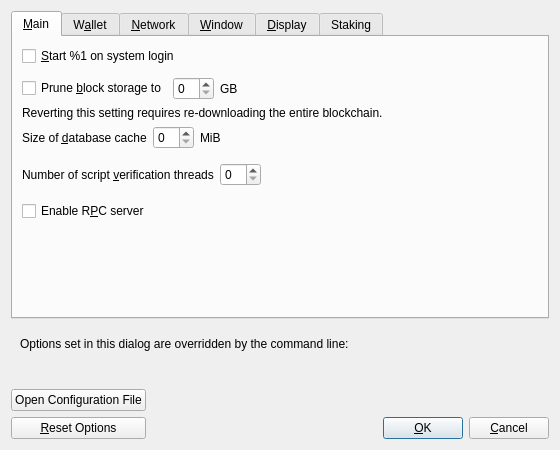
<?xml version="1.0" encoding="UTF-8"?>
<ui version="4.0">
 <class>OptionsDialog</class>
 <widget class="QDialog" name="OptionsDialog">
  <property name="geometry">
   <rect>
    <x>0</x>
    <y>0</y>
    <width>560</width>
    <height>440</height>
   </rect>
  </property>
  <property name="windowTitle">
   <string>Options</string>
  </property>
  <property name="modal">
   <bool>true</bool>
  </property>
  <layout class="QVBoxLayout" name="verticalLayout">
   <item>
    <widget class="QTabWidget" name="tabWidget">
     <property name="currentIndex">
      <number>0</number>
     </property>
     <widget class="QWidget" name="tabMain">
      <attribute name="title">
       <string>&amp;Main</string>
      </attribute>
      <layout class="QVBoxLayout" name="verticalLayout_Main">
       <item>
        <widget class="QCheckBox" name="globeAtStartup">
         <property name="toolTip">
          <string>Automatically start %1 after logging in to the system.</string>
         </property>
         <property name="text">
          <string>&amp;Start %1 on system login</string>
         </property>
        </widget>
       </item>
       <item>
        <spacer name="horizontalSpacer_0_Main">
         <property name="orientation">
          <enum>Qt::Horizontal</enum>
         </property>
         <property name="sizeHint" stdset="0">
          <size>
           <width>40</width>
           <height>5</height>
          </size>
         </property>
        </spacer>
       </item>
       <item>
        <layout class="QHBoxLayout" name="horizontalLayout_Main_Prune">
         <item>
          <widget class="QCheckBox" name="prune">
           <property name="toolTip">
            <string>Enabling pruning significantly reduces the disk space required to store transactions. All blocks are still fully validated. Reverting this setting requires re-downloading the entire blockchain.</string>
           </property>
           <property name="text">
            <string>Prune &amp;block storage to</string>
           </property>
          </widget>
         </item>
         <item>
          <widget class="QSpinBox" name="pruneSize"/>
         </item>
         <item>
          <widget class="QLabel" name="pruneSizeUnitLabel">
           <property name="text">
            <string>GB</string>
           </property>
           <property name="textFormat">
            <enum>Qt::PlainText</enum>
           </property>
          </widget>
         </item>
         <item>
          <spacer name="horizontalSpacer_Main_Prune">
           <property name="orientation">
            <enum>Qt::Horizontal</enum>
           </property>
           <property name="sizeHint" stdset="0">
            <size>
             <width>40</width>
             <height>20</height>
            </size>
           </property>
          </spacer>
         </item>
        </layout>
       </item>
       <item>
        <widget class="QLabel" name="pruneWarning">
         <property name="text">
          <string>Reverting this setting requires re-downloading the entire blockchain.</string>
         </property>
         <property name="textFormat">
          <enum>Qt::PlainText</enum>
         </property>
        </widget>
       </item>
       <item>
        <layout class="QHBoxLayout" name="horizontalLayout_2_Main">
         <item>
          <widget class="QLabel" name="databaseCacheLabel">
           <property name="toolTip">
            <string extracomment="Tooltip text for Options window setting that sets the size of the database cache. Explains the corresponding effects of increasing/decreasing this value.">Maximum database cache size. A larger cache can contribute to faster sync, after which the benefit is less pronounced for most use cases. Lowering the cache size will reduce memory usage. Unused mempool memory is shared for this cache.</string>
           </property>
           <property name="text">
            <string>Size of &amp;database cache</string>
           </property>
           <property name="textFormat">
            <enum>Qt::PlainText</enum>
           </property>
           <property name="buddy">
            <cstring>databaseCache</cstring>
           </property>
          </widget>
         </item>
         <item>
          <widget class="QSpinBox" name="databaseCache"/>
         </item>
         <item>
          <widget class="QLabel" name="databaseCacheUnitLabel">
           <property name="text">
            <string>MiB</string>
           </property>
           <property name="textFormat">
            <enum>Qt::PlainText</enum>
           </property>
          </widget>
         </item>
         <item>
          <spacer name="horizontalSpacer_2_Main">
           <property name="orientation">
            <enum>Qt::Horizontal</enum>
           </property>
           <property name="sizeHint" stdset="0">
            <size>
             <width>40</width>
             <height>20</height>
            </size>
           </property>
          </spacer>
         </item>
        </layout>
       </item>
       <item>
        <layout class="QHBoxLayout" name="horizontalLayout_Main_VerifyLabel">
         <item>
          <widget class="QLabel" name="threadsScriptVerifLabel">
           <property name="toolTip">
            <string extracomment="Tooltip text for Options window setting that sets the number of script verification threads. Explains that negative values mean to leave these many cores free to the system.">Set the number of script verification threads. Negative values correspond to the number of cores you want to leave free to the system.</string>
           </property>
           <property name="text">
            <string>Number of script &amp;verification threads</string>
           </property>
           <property name="textFormat">
            <enum>Qt::PlainText</enum>
           </property>
           <property name="buddy">
            <cstring>threadsScriptVerif</cstring>
           </property>
          </widget>
         </item>
         <item>
          <widget class="QSpinBox" name="threadsScriptVerif">
           <property name="toolTip">
            <string>(0 = auto, &lt;0 = leave that many cores free)</string>
           </property>
          </widget>
         </item>
         <item>
          <spacer name="horizontalSpacer_Main_Threads">
           <property name="orientation">
            <enum>Qt::Horizontal</enum>
           </property>
           <property name="sizeHint" stdset="0">
            <size>
             <width>40</width>
             <height>40</height>
            </size>
           </property>
          </spacer>
         </item>
        </layout>
       </item>
       <item>
        <widget class="QCheckBox" name="enableServer">
         <property name="toolTip">
          <string extracomment="Tooltip text for Options window setting that enables the RPC server.">This allows you or a third party tool to communicate with the node through command-line and JSON-RPC commands.</string>
         </property>
         <property name="text">
          <string extracomment="An Options window setting to enable the RPC server.">Enable R&amp;PC server</string>
         </property>
        </widget>
       </item>
       <item>
        <spacer name="verticalSpacer_Main">
         <property name="orientation">
          <enum>Qt::Vertical</enum>
         </property>
         <property name="sizeHint" stdset="0">
          <size>
           <width>20</width>
           <height>40</height>
          </size>
         </property>
        </spacer>
       </item>
      </layout>
     </widget>
     <widget class="QWidget" name="tabWallet">
      <attribute name="title">
       <string>W&amp;allet</string>
      </attribute>
      <layout class="QVBoxLayout" name="verticalLayout_Wallet">
       <item>
        <widget class="QCheckBox" name="subFeeFromAmount">
         <property name="toolTip">
          <string extracomment="Tooltip text for Options window setting that sets subtracting the fee from a sending amount as default.">Whether to set subtract fee from amount as default or not.</string>
         </property>
         <property name="text">
          <string extracomment="An Options window setting to set subtracting the fee from a sending amount as default.">Subtract &amp;fee from amount by default</string>
         </property>
        </widget>
       </item>
       <item>
        <widget class="QGroupBox" name="groupBox">
         <property name="title">
          <string>Expert</string>
         </property>
         <layout class="QVBoxLayout" name="verticalLayout_2">
          <item>
           <widget class="QCheckBox" name="coinControlFeatures">
            <property name="toolTip">
             <string>Whether to show coin control features or not.</string>
            </property>
            <property name="text">
             <string>Enable coin &amp;control features</string>
            </property>
           </widget>
          </item>
          <item>
           <widget class="QCheckBox" name="spendZeroConfChange">
            <property name="toolTip">
             <string>If you disable the spending of unconfirmed change, the change from a transaction cannot be used until that transaction has at least one confirmation. This also affects how your balance is computed.</string>
            </property>
            <property name="text">
             <string>&amp;Spend unconfirmed change</string>
            </property>
           </widget>
          </item>
          <item>
           <widget class="QCheckBox" name="m_enable_psbt_controls">
            <property name="text">
             <string extracomment="An options window setting to enable PSBT controls.">Enable &amp;PSBT controls</string>
            </property>
            <property name="toolTip">
             <string extracomment="Tooltip text for options window setting that enables PSBT controls.">Whether to show PSBT controls.</string>
            </property>
           </widget>
          </item>
          <item>
           <widget class="QCheckBox" name="showIncomingStakeNotifications">
            <property name="toolTip">
             <string>Display notification dialog for incoming stake transactions.</string>
            </property>
            <property name="text">
             <string>&amp;Show incoming stake notifications</string>
            </property>
           </widget>
          </item>
          <item>
           <widget class="QCheckBox" name="showZeroValueCoinstakes">
            <property name="toolTip">
             <string>Display zero value stake transactions.</string>
            </property>
            <property name="text">
             <string>&amp;Show zero value stakes</string>
            </property>
           </widget>
          </item>
         </layout>
        </widget>
       </item>
       <item>
        <widget class="QGroupBox" name="groupBoxHww">
         <property name="title">
          <string>External Signer (e.g. hardware wallet)</string>
         </property>
         <layout class="QVBoxLayout" name="verticalLayoutHww">
          <item>
           <layout class="QHBoxLayout" name="horizontalLayoutHww">
            <item>
             <widget class="QLabel" name="externalSignerPathLabel">
              <property name="text">
               <string>&amp;External signer script path</string>
              </property>
              <property name="buddy">
               <cstring>externalSignerPath</cstring>
              </property>
             </widget>
            </item>
            <item>
             <widget class="QLineEdit" name="externalSignerPath">
              <property name="toolTip">
               <string>Full path to a Globe Core compatible script (e.g. C:\Downloads\hwi.exe or /Users/you/Downloads/hwi.py). Beware: malware can steal your coins!</string>
              </property>
             </widget>
            </item>
           </layout>
          </item>
         </layout>
        </widget>
       </item>
       <item>
        <spacer name="verticalSpacer_Wallet">
         <property name="orientation">
          <enum>Qt::Vertical</enum>
         </property>
         <property name="sizeHint" stdset="0">
          <size>
           <width>20</width>
           <height>40</height>
          </size>
         </property>
        </spacer>
       </item>
      </layout>
     </widget>
     <widget class="QWidget" name="tabNetwork">
      <attribute name="title">
       <string>&amp;Network</string>
      </attribute>
      <layout class="QVBoxLayout" name="verticalLayout_Network">
       <item>
        <widget class="QCheckBox" name="mapPortUpnp">
         <property name="toolTip">
          <string>Automatically open the Globe client port on the router. This only works when your router supports UPnP and it is enabled.</string>
         </property>
         <property name="text">
          <string>Map port using &amp;UPnP</string>
         </property>
        </widget>
       </item>
       <item>
        <widget class="QCheckBox" name="mapPortNatpmp">
         <property name="toolTip">
          <string>Automatically open the Globe client port on the router. This only works when your router supports NAT-PMP and it is enabled. The external port could be random.</string>
         </property>
         <property name="text">
          <string>Map port using NA&amp;T-PMP</string>
         </property>
        </widget>
       </item>
       <item>
        <widget class="QCheckBox" name="allowIncoming">
         <property name="toolTip">
          <string>Accept connections from outside.</string>
         </property>
         <property name="text">
          <string>Allow incomin&amp;g connections</string>
         </property>
        </widget>
       </item>
       <item>
        <widget class="QCheckBox" name="connectSocks">
         <property name="toolTip">
          <string>Connect to the Globe network through a SOCKS5 proxy.</string>
         </property>
         <property name="text">
          <string>&amp;Connect through SOCKS5 proxy (default proxy):</string>
         </property>
        </widget>
       </item>
       <item>
        <layout class="QHBoxLayout" name="horizontalLayout_1_Network">
         <item>
          <widget class="QLabel" name="proxyIpLabel">
           <property name="text">
            <string>Proxy &amp;IP:</string>
           </property>
           <property name="textFormat">
            <enum>Qt::PlainText</enum>
           </property>
           <property name="buddy">
            <cstring>proxyIp</cstring>
           </property>
          </widget>
         </item>
         <item>
          <widget class="QValidatedLineEdit" name="proxyIp">
           <property name="minimumSize">
            <size>
             <width>140</width>
             <height>0</height>
            </size>
           </property>
           <property name="maximumSize">
            <size>
             <width>140</width>
             <height>16777215</height>
            </size>
           </property>
           <property name="toolTip">
            <string>IP address of the proxy (e.g. IPv4: 127.0.0.1 / IPv6: ::1)</string>
           </property>
          </widget>
         </item>
         <item>
          <widget class="QLabel" name="proxyPortLabel">
           <property name="text">
            <string>&amp;Port:</string>
           </property>
           <property name="textFormat">
            <enum>Qt::PlainText</enum>
           </property>
           <property name="buddy">
            <cstring>proxyPort</cstring>
           </property>
          </widget>
         </item>
         <item>
          <widget class="QLineEdit" name="proxyPort">
           <property name="minimumSize">
            <size>
             <width>55</width>
             <height>0</height>
            </size>
           </property>
           <property name="maximumSize">
            <size>
             <width>55</width>
             <height>16777215</height>
            </size>
           </property>
           <property name="toolTip">
            <string>Port of the proxy (e.g. 9050)</string>
           </property>
          </widget>
         </item>
         <item>
          <spacer name="horizontalSpacer_1_Network">
           <property name="orientation">
            <enum>Qt::Horizontal</enum>
           </property>
           <property name="sizeHint" stdset="0">
            <size>
             <width>40</width>
             <height>20</height>
            </size>
           </property>
          </spacer>
         </item>
        </layout>
       </item>
       <item>
        <layout class="QHBoxLayout" name="horizontalLayout_2_Network">
         <item>
          <widget class="QLabel" name="proxyActiveNets">
           <property name="text">
            <string>Used for reaching peers via:</string>
           </property>
           <property name="textFormat">
            <enum>Qt::PlainText</enum>
           </property>
          </widget>
         </item>
         <item>
          <widget class="QCheckBox" name="proxyReachIPv4">
           <property name="enabled">
            <bool>false</bool>
           </property>
           <property name="toolTip">
            <string>Shows if the supplied default SOCKS5 proxy is used to reach peers via this network type.</string>
           </property>
           <property name="text">
            <string/>
           </property>
          </widget>
         </item>
         <item>
          <widget class="QLabel" name="proxyReachIPv4Label">
           <property name="text">
            <string>IPv4</string>
           </property>
           <property name="textFormat">
            <enum>Qt::PlainText</enum>
           </property>
          </widget>
         </item>
         <item>
          <widget class="QCheckBox" name="proxyReachIPv6">
           <property name="enabled">
            <bool>false</bool>
           </property>
           <property name="toolTip">
            <string>Shows if the supplied default SOCKS5 proxy is used to reach peers via this network type.</string>
           </property>
           <property name="text">
            <string/>
           </property>
          </widget>
         </item>
         <item>
          <widget class="QLabel" name="proxyReachIPv6Label">
           <property name="text">
            <string>IPv6</string>
           </property>
           <property name="textFormat">
            <enum>Qt::PlainText</enum>
           </property>
          </widget>
         </item>
         <item>
          <widget class="QCheckBox" name="proxyReachTor">
           <property name="enabled">
            <bool>false</bool>
           </property>
           <property name="toolTip">
            <string>Shows if the supplied default SOCKS5 proxy is used to reach peers via this network type.</string>
           </property>
           <property name="text">
            <string/>
           </property>
          </widget>
         </item>
         <item>
          <widget class="QLabel" name="proxyReachTorLabel">
           <property name="text">
            <string>Tor</string>
           </property>
           <property name="textFormat">
            <enum>Qt::PlainText</enum>
           </property>
          </widget>
         </item>
         <item>
          <spacer name="horizontalSpacer_2_Network">
           <property name="orientation">
            <enum>Qt::Horizontal</enum>
           </property>
           <property name="sizeHint" stdset="0">
            <size>
             <width>40</width>
             <height>20</height>
            </size>
           </property>
          </spacer>
         </item>
        </layout>
       </item>
       <item>
        <widget class="QCheckBox" name="connectSocksTor">
         <property name="toolTip">
          <string>Connect to the Globe network through a separate SOCKS5 proxy for Tor onion services.</string>
         </property>
         <property name="text">
          <string>Use separate SOCKS&amp;5 proxy to reach peers via Tor onion services:</string>
         </property>
        </widget>
       </item>
       <item>
        <layout class="QHBoxLayout" name="horizontalLayout_3_Network">
         <item>
          <widget class="QLabel" name="proxyIpTorLabel">
           <property name="text">
            <string>Proxy &amp;IP:</string>
           </property>
           <property name="textFormat">
            <enum>Qt::PlainText</enum>
           </property>
           <property name="buddy">
            <cstring>proxyIpTor</cstring>
           </property>
          </widget>
         </item>
         <item>
          <widget class="QValidatedLineEdit" name="proxyIpTor">
           <property name="minimumSize">
            <size>
             <width>140</width>
             <height>0</height>
            </size>
           </property>
           <property name="maximumSize">
            <size>
             <width>140</width>
             <height>16777215</height>
            </size>
           </property>
           <property name="toolTip">
            <string>IP address of the proxy (e.g. IPv4: 127.0.0.1 / IPv6: ::1)</string>
           </property>
          </widget>
         </item>
         <item>
          <widget class="QLabel" name="proxyPortTorLabel">
           <property name="text">
            <string>&amp;Port:</string>
           </property>
           <property name="textFormat">
            <enum>Qt::PlainText</enum>
           </property>
           <property name="buddy">
            <cstring>proxyPortTor</cstring>
           </property>
          </widget>
         </item>
         <item>
          <widget class="QLineEdit" name="proxyPortTor">
           <property name="minimumSize">
            <size>
             <width>55</width>
             <height>0</height>
            </size>
           </property>
           <property name="maximumSize">
            <size>
             <width>55</width>
             <height>16777215</height>
            </size>
           </property>
           <property name="toolTip">
            <string>Port of the proxy (e.g. 9050)</string>
           </property>
          </widget>
         </item>
         <item>
          <spacer name="horizontalSpacer_4_Network">
           <property name="orientation">
            <enum>Qt::Horizontal</enum>
           </property>
           <property name="sizeHint" stdset="0">
            <size>
             <width>40</width>
             <height>20</height>
            </size>
           </property>
          </spacer>
         </item>
        </layout>
       </item>
       <item>
        <spacer name="verticalSpacer_Network">
         <property name="orientation">
          <enum>Qt::Vertical</enum>
         </property>
         <property name="sizeHint" stdset="0">
          <size>
           <width>20</width>
           <height>40</height>
          </size>
         </property>
        </spacer>
       </item>
      </layout>
     </widget>
     <widget class="QWidget" name="tabWindow">
      <attribute name="title">
       <string>&amp;Window</string>
      </attribute>
      <layout class="QVBoxLayout" name="verticalLayout_Window">
       <item>
        <widget class="QCheckBox" name="showTrayIcon">
         <property name="toolTip">
          <string>Show the icon in the system tray.</string>
         </property>
         <property name="text">
          <string>&amp;Show tray icon</string>
         </property>
         <property name="checked">
          <bool>true</bool>
         </property>
        </widget>
       </item>
       <item>
        <widget class="QCheckBox" name="minimizeToTray">
         <property name="toolTip">
          <string>Show only a tray icon after minimizing the window.</string>
         </property>
         <property name="text">
          <string>&amp;Minimize to the tray instead of the taskbar</string>
         </property>
        </widget>
       </item>
       <item>
        <widget class="QCheckBox" name="minimizeOnClose">
         <property name="toolTip">
          <string>Minimize instead of exit the application when the window is closed. When this option is enabled, the application will be closed only after selecting Exit in the menu.</string>
         </property>
         <property name="text">
          <string>M&amp;inimize on close</string>
         </property>
        </widget>
       </item>
       <item>
        <spacer name="verticalSpacer_Window">
         <property name="orientation">
          <enum>Qt::Vertical</enum>
         </property>
         <property name="sizeHint" stdset="0">
          <size>
           <width>20</width>
           <height>40</height>
          </size>
         </property>
        </spacer>
       </item>
      </layout>
     </widget>
     <widget class="QWidget" name="tabDisplay">
      <attribute name="title">
       <string>&amp;Display</string>
      </attribute>
      <layout class="QVBoxLayout" name="verticalLayout_Display">
       <item>
        <layout class="QHBoxLayout" name="horizontalLayout_1_Display">
         <item>
          <widget class="QLabel" name="langLabel">
           <property name="text">
            <string>User Interface &amp;language:</string>
           </property>
           <property name="textFormat">
            <enum>Qt::PlainText</enum>
           </property>
           <property name="buddy">
            <cstring>lang</cstring>
           </property>
          </widget>
         </item>
         <item>
          <widget class="QValueComboBox" name="lang">
           <property name="toolTip">
            <string>The user interface language can be set here. This setting will take effect after restarting %1.</string>
           </property>
          </widget>
         </item>
        </layout>
       </item>
       <item>
        <layout class="QHBoxLayout" name="horizontalLayout_2_Display">
         <item>
          <widget class="QLabel" name="unitLabel">
           <property name="text">
            <string>&amp;Unit to show amounts in:</string>
           </property>
           <property name="textFormat">
            <enum>Qt::PlainText</enum>
           </property>
           <property name="buddy">
            <cstring>unit</cstring>
           </property>
          </widget>
         </item>
         <item>
          <widget class="QValueComboBox" name="unit">
           <property name="toolTip">
            <string>Choose the default subdivision unit to show in the interface and when sending coins.</string>
           </property>
          </widget>
         </item>
        </layout>
       </item>
       <item>
        <layout class="QHBoxLayout" name="horizontalLayout_3_Display">
         <item>
          <widget class="QLabel" name="thirdPartyTxUrlsLabel">
           <property name="toolTip">
            <string>Third-party URLs (e.g. a block explorer) that appear in the transactions tab as context menu items. %s in the URL is replaced by transaction hash. Multiple URLs are separated by vertical bar |.</string>
           </property>
           <property name="text">
            <string>&amp;Third-party transaction URLs</string>
           </property>
           <property name="buddy">
            <cstring>thirdPartyTxUrls</cstring>
           </property>
          </widget>
         </item>
         <item>
          <widget class="QLineEdit" name="thirdPartyTxUrls">
           <property name="toolTip">
            <string>Third-party URLs (e.g. a block explorer) that appear in the transactions tab as context menu items. %s in the URL is replaced by transaction hash. Multiple URLs are separated by vertical bar |.</string>
           </property>
           <property name="placeholderText">
            <string notr="true">https://example.com/tx/%s</string>
           </property>
          </widget>
         </item>
        </layout>
       </item>
       <item>
        <widget class="QGroupBox" name="font_groupBox">
         <property name="title">
          <string>Monospaced font in the Overview tab:</string>
         </property>
         <layout class="QVBoxLayout" name="font_verticalLayout">
          <item>
           <layout class="QHBoxLayout" name="embeddedFont_horizontalLayout">
            <item>
             <widget class="QRadioButton" name="embeddedFont_radioButton">
              <property name="text">
               <string>embedded &quot;%1&quot;</string>
              </property>
             </widget>
            </item>
            <item>
             <spacer name="embeddedFont_horizontalSpacer">
              <property name="orientation">
               <enum>Qt::Horizontal</enum>
              </property>
              <property name="sizeHint" stdset="0">
               <size>
                <width>40</width>
                <height>20</height>
               </size>
              </property>
             </spacer>
            </item>
            <item>
             <layout class="QVBoxLayout" name="embeddedFont_verticalLayout">
              <item>
               <widget class="QLabel" name="embeddedFont_label_1">
                <property name="text">
                 <string notr="true">111.11111111 GLB</string>
                </property>
               </widget>
              </item>
              <item>
               <widget class="QLabel" name="embeddedFont_label_9">
                <property name="text">
                 <string notr="true">909.09090909 GLB</string>
                </property>
               </widget>
              </item>
             </layout>
            </item>
           </layout>
          </item>
          <item>
           <widget class="Line" name="font_line">
            <property name="orientation">
             <enum>Qt::Horizontal</enum>
            </property>
           </widget>
          </item>
          <item>
           <layout class="QHBoxLayout" name="systemFont_horizontalLayout">
            <item>
             <widget class="QRadioButton" name="systemFont_radioButton">
              <property name="text">
               <string>closest matching &quot;%1&quot;</string>
              </property>
             </widget>
            </item>
            <item>
             <spacer name="systemFont_horizontalSpacer">
              <property name="orientation">
               <enum>Qt::Horizontal</enum>
              </property>
              <property name="sizeHint" stdset="0">
               <size>
                <width>40</width>
                <height>20</height>
               </size>
              </property>
             </spacer>
            </item>
            <item>
             <layout class="QVBoxLayout" name="systemFont_verticalLayout">
              <item>
               <widget class="QLabel" name="systemFont_label_1">
                <property name="text">
                 <string notr="true">111.11111111 GLB</string>
                </property>
               </widget>
              </item>
              <item>
               <widget class="QLabel" name="systemFont_label_9">
                <property name="text">
                 <string notr="true">909.09090909 GLB</string>
                </property>
               </widget>
              </item>
             </layout>
            </item>
           </layout>
          </item>
         </layout>
        </widget>
       </item>
       <item>
        <spacer name="verticalSpacer_Display">
         <property name="orientation">
          <enum>Qt::Vertical</enum>
         </property>
         <property name="sizeHint" stdset="0">
          <size>
           <width>20</width>
           <height>40</height>
          </size>
         </property>
        </spacer>
       </item>
      </layout>
     </widget>
     <widget class="QWidget" name="tab">
      <attribute name="title">
       <string>Staking</string>
      </attribute>
      <layout class="QGridLayout" name="gridLayout">
       <item row="0" column="0">
        <layout class="QFormLayout" name="formLayout">
         <item row="0" column="0">
          <widget class="QLabel" name="reserveBalanceLabel">
           <property name="text">
            <string>Reserve Balance</string>
           </property>
          </widget>
         </item>
         <item row="0" column="1">
          <widget class="GlobeAmountField" name="reserveBalanceAmount">
           <property name="maximumSize">
            <size>
             <width>250</width>
             <height>16777215</height>
            </size>
           </property>
          </widget>
         </item>
        </layout>
       </item>
      </layout>
     </widget>
    </widget>
   </item>
   <item>
    <widget class="QFrame" name="frame">
     <layout class="QVBoxLayout" name="verticalLayout_Bottom">
      <item>
       <layout class="QHBoxLayout" name="horizontalLayout_Bottom">
        <item>
         <widget class="QLabel" name="overriddenByCommandLineInfoLabel">
          <property name="text">
           <string>Options set in this dialog are overridden by the command line:</string>
          </property>
          <property name="textFormat">
           <enum>Qt::PlainText</enum>
          </property>
         </widget>
        </item>
        <item>
         <spacer name="horizontalSpacer_Bottom">
          <property name="orientation">
           <enum>Qt::Horizontal</enum>
          </property>
          <property name="sizeHint" stdset="0">
           <size>
            <width>40</width>
            <height>20</height>
           </size>
          </property>
         </spacer>
        </item>
       </layout>
      </item>
      <item>
       <widget class="QLabel" name="overriddenByCommandLineLabel">
        <property name="text">
         <string/>
        </property>
        <property name="textFormat">
         <enum>Qt::PlainText</enum>
        </property>
        <property name="wordWrap">
         <bool>true</bool>
        </property>
       </widget>
      </item>
     </layout>
    </widget>
   </item>
   <item>
    <layout class="QHBoxLayout" name="horizontalLayout_Buttons">
     <item>
      <layout class="QVBoxLayout" name="verticalLayout_Buttons">
       <item>
        <widget class="QPushButton" name="openGlobeConfButton">
         <property name="toolTip">
          <string>Open the %1 configuration file from the working directory.</string>
         </property>
         <property name="text">
          <string>Open Configuration File</string>
         </property>
         <property name="autoDefault">
          <bool>false</bool>
         </property>
        </widget>
       </item>
       <item>
        <widget class="QPushButton" name="resetButton">
         <property name="toolTip">
          <string>Reset all client options to default.</string>
         </property>
         <property name="text">
          <string>&amp;Reset Options</string>
         </property>
         <property name="autoDefault">
          <bool>false</bool>
         </property>
        </widget>
       </item>
      </layout>
     </item>
     <item>
      <spacer name="horizontalSpacer_1">
       <property name="orientation">
        <enum>Qt::Horizontal</enum>
       </property>
       <property name="sizeHint" stdset="0">
        <size>
         <width>40</width>
         <height>48</height>
        </size>
       </property>
      </spacer>
     </item>
     <item>
      <widget class="QLabel" name="statusLabel">
       <property name="minimumSize">
        <size>
         <width>200</width>
         <height>0</height>
        </size>
       </property>
       <property name="font">
        <font>
         <weight>75</weight>
         <bold>true</bold>
        </font>
       </property>
       <property name="text">
        <string/>
       </property>
       <property name="textFormat">
        <enum>Qt::PlainText</enum>
       </property>
       <property name="wordWrap">
        <bool>true</bool>
       </property>
      </widget>
     </item>
     <item>
      <spacer name="horizontalSpacer_2">
       <property name="orientation">
        <enum>Qt::Horizontal</enum>
       </property>
       <property name="sizeHint" stdset="0">
        <size>
         <width>40</width>
         <height>48</height>
        </size>
       </property>
      </spacer>
     </item>
     <item>
      <layout class="QVBoxLayout" name="verticalLayout_4">
       <item>
        <spacer name="verticalSpacer">
         <property name="orientation">
          <enum>Qt::Vertical</enum>
         </property>
         <property name="sizeHint" stdset="0">
          <size>
           <width>20</width>
           <height>40</height>
          </size>
         </property>
        </spacer>
       </item>
       <item>
        <layout class="QHBoxLayout" name="horizontalLayout">
         <item>
          <widget class="QPushButton" name="okButton">
           <property name="text">
            <string>&amp;OK</string>
           </property>
           <property name="autoDefault">
            <bool>false</bool>
           </property>
           <property name="default">
            <bool>true</bool>
           </property>
          </widget>
         </item>
         <item>
          <widget class="QPushButton" name="cancelButton">
           <property name="text">
            <string>&amp;Cancel</string>
           </property>
           <property name="autoDefault">
            <bool>false</bool>
           </property>
          </widget>
         </item>
        </layout>
       </item>
      </layout>
     </item>
    </layout>
   </item>
  </layout>
 </widget>
 <customwidgets>
  <customwidget>
   <class>QValidatedLineEdit</class>
   <extends>QLineEdit</extends>
   <header>qt/qvalidatedlineedit.h</header>
  </customwidget>
  <customwidget>
   <class>QValueComboBox</class>
   <extends>QComboBox</extends>
   <header>qt/qvaluecombobox.h</header>
  </customwidget>
  <customwidget>
   <class>GlobeAmountField</class>
   <extends>QLineEdit</extends>
   <header>qt/globeamountfield.h</header>
   <container>1</container>
  </customwidget>
 </customwidgets>
 <resources/>
 <connections/>
</ui>
